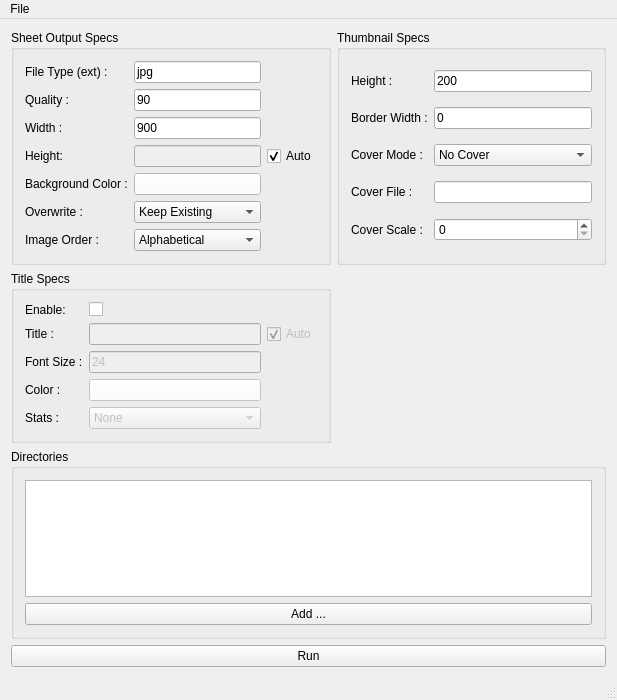
<?xml version="1.0" encoding="UTF-8"?>
<ui version="4.0">
 <class>mc_main</class>
 <widget class="QMainWindow" name="mc_main">
  <property name="geometry">
   <rect>
    <x>0</x>
    <y>0</y>
    <width>617</width>
    <height>700</height>
   </rect>
  </property>
  <property name="windowTitle">
   <string>Make Contact Sheet(s)</string>
  </property>
  <widget class="QWidget" name="centralWidget">
   <layout class="QGridLayout" name="gridLayout_4">
    <item row="0" column="0">
     <widget class="QGroupBox" name="sheetBox">
      <property name="sizePolicy">
       <sizepolicy hsizetype="Minimum" vsizetype="Preferred">
        <horstretch>0</horstretch>
        <verstretch>0</verstretch>
       </sizepolicy>
      </property>
      <property name="title">
       <string>Sheet Output Specs</string>
      </property>
      <layout class="QGridLayout" name="gridLayout">
       <item row="1" column="0">
        <widget class="QLabel" name="fileQualL">
         <property name="text">
          <string>Quality :</string>
         </property>
        </widget>
       </item>
       <item row="7" column="1">
        <widget class="QComboBox" name="fileOrderC">
         <item>
          <property name="text">
           <string>Alphabetical</string>
          </property>
         </item>
         <item>
          <property name="text">
           <string>Random</string>
          </property>
         </item>
        </widget>
       </item>
       <item row="2" column="0">
        <widget class="QLabel" name="fileWidthL">
         <property name="text">
          <string>Width :</string>
         </property>
        </widget>
       </item>
       <item row="3" column="1">
        <widget class="QLineEdit" name="fileHeightE">
         <property name="enabled">
          <bool>false</bool>
         </property>
         <property name="text">
          <string/>
         </property>
        </widget>
       </item>
       <item row="1" column="1">
        <widget class="QLineEdit" name="fileQualE">
         <property name="accessibleDescription">
          <string>File type/extension to use for sheet</string>
         </property>
         <property name="text">
          <string>90</string>
         </property>
        </widget>
       </item>
       <item row="6" column="0">
        <widget class="QLabel" name="fileOverwriteL">
         <property name="text">
          <string>Overwrite :</string>
         </property>
        </widget>
       </item>
       <item row="3" column="2">
        <widget class="QCheckBox" name="fileHeightT">
         <property name="text">
          <string>Auto</string>
         </property>
         <property name="checked">
          <bool>true</bool>
         </property>
        </widget>
       </item>
       <item row="7" column="0">
        <widget class="QLabel" name="fileOrderL">
         <property name="text">
          <string>Image Order :</string>
         </property>
        </widget>
       </item>
       <item row="0" column="1">
        <widget class="QLineEdit" name="fileExtE">
         <property name="accessibleDescription">
          <string>File type/extension to use for sheet</string>
         </property>
         <property name="text">
          <string>jpg</string>
         </property>
        </widget>
       </item>
       <item row="2" column="1">
        <widget class="QLineEdit" name="fileWidthE">
         <property name="text">
          <string>900</string>
         </property>
        </widget>
       </item>
       <item row="4" column="0">
        <widget class="QLabel" name="fileBackgroundL">
         <property name="text">
          <string>Background Color :</string>
         </property>
        </widget>
       </item>
       <item row="3" column="0">
        <widget class="QLabel" name="fileHeightL">
         <property name="text">
          <string>Height:</string>
         </property>
        </widget>
       </item>
       <item row="0" column="0">
        <widget class="QLabel" name="fileExtL">
         <property name="text">
          <string>File Type (ext) :</string>
         </property>
        </widget>
       </item>
       <item row="6" column="1">
        <widget class="QComboBox" name="fileOverwriteC">
         <item>
          <property name="text">
           <string>Keep Existing</string>
          </property>
         </item>
         <item>
          <property name="text">
           <string>Overwrite Existing</string>
          </property>
         </item>
        </widget>
       </item>
       <item row="4" column="1">
        <widget class="QPushButton" name="fileBackgroundB">
         <property name="palette">
          <palette>
           <active>
            <colorrole role="WindowText">
             <brush brushstyle="SolidPattern">
              <color alpha="255">
               <red>0</red>
               <green>0</green>
               <blue>0</blue>
              </color>
             </brush>
            </colorrole>
            <colorrole role="Button">
             <brush brushstyle="SolidPattern">
              <color alpha="255">
               <red>255</red>
               <green>255</green>
               <blue>255</blue>
              </color>
             </brush>
            </colorrole>
            <colorrole role="Light">
             <brush brushstyle="SolidPattern">
              <color alpha="255">
               <red>255</red>
               <green>255</green>
               <blue>255</blue>
              </color>
             </brush>
            </colorrole>
            <colorrole role="Midlight">
             <brush brushstyle="SolidPattern">
              <color alpha="255">
               <red>255</red>
               <green>255</green>
               <blue>255</blue>
              </color>
             </brush>
            </colorrole>
            <colorrole role="Dark">
             <brush brushstyle="SolidPattern">
              <color alpha="255">
               <red>127</red>
               <green>127</green>
               <blue>127</blue>
              </color>
             </brush>
            </colorrole>
            <colorrole role="Mid">
             <brush brushstyle="SolidPattern">
              <color alpha="255">
               <red>170</red>
               <green>170</green>
               <blue>170</blue>
              </color>
             </brush>
            </colorrole>
            <colorrole role="Text">
             <brush brushstyle="SolidPattern">
              <color alpha="255">
               <red>0</red>
               <green>0</green>
               <blue>0</blue>
              </color>
             </brush>
            </colorrole>
            <colorrole role="BrightText">
             <brush brushstyle="SolidPattern">
              <color alpha="255">
               <red>255</red>
               <green>255</green>
               <blue>255</blue>
              </color>
             </brush>
            </colorrole>
            <colorrole role="ButtonText">
             <brush brushstyle="SolidPattern">
              <color alpha="255">
               <red>0</red>
               <green>0</green>
               <blue>0</blue>
              </color>
             </brush>
            </colorrole>
            <colorrole role="Base">
             <brush brushstyle="SolidPattern">
              <color alpha="255">
               <red>255</red>
               <green>255</green>
               <blue>255</blue>
              </color>
             </brush>
            </colorrole>
            <colorrole role="Window">
             <brush brushstyle="SolidPattern">
              <color alpha="255">
               <red>255</red>
               <green>255</green>
               <blue>255</blue>
              </color>
             </brush>
            </colorrole>
            <colorrole role="Shadow">
             <brush brushstyle="SolidPattern">
              <color alpha="255">
               <red>0</red>
               <green>0</green>
               <blue>0</blue>
              </color>
             </brush>
            </colorrole>
            <colorrole role="AlternateBase">
             <brush brushstyle="SolidPattern">
              <color alpha="255">
               <red>255</red>
               <green>255</green>
               <blue>255</blue>
              </color>
             </brush>
            </colorrole>
            <colorrole role="ToolTipBase">
             <brush brushstyle="SolidPattern">
              <color alpha="255">
               <red>255</red>
               <green>255</green>
               <blue>220</blue>
              </color>
             </brush>
            </colorrole>
            <colorrole role="ToolTipText">
             <brush brushstyle="SolidPattern">
              <color alpha="255">
               <red>0</red>
               <green>0</green>
               <blue>0</blue>
              </color>
             </brush>
            </colorrole>
           </active>
           <inactive>
            <colorrole role="WindowText">
             <brush brushstyle="SolidPattern">
              <color alpha="255">
               <red>0</red>
               <green>0</green>
               <blue>0</blue>
              </color>
             </brush>
            </colorrole>
            <colorrole role="Button">
             <brush brushstyle="SolidPattern">
              <color alpha="255">
               <red>255</red>
               <green>255</green>
               <blue>255</blue>
              </color>
             </brush>
            </colorrole>
            <colorrole role="Light">
             <brush brushstyle="SolidPattern">
              <color alpha="255">
               <red>255</red>
               <green>255</green>
               <blue>255</blue>
              </color>
             </brush>
            </colorrole>
            <colorrole role="Midlight">
             <brush brushstyle="SolidPattern">
              <color alpha="255">
               <red>255</red>
               <green>255</green>
               <blue>255</blue>
              </color>
             </brush>
            </colorrole>
            <colorrole role="Dark">
             <brush brushstyle="SolidPattern">
              <color alpha="255">
               <red>127</red>
               <green>127</green>
               <blue>127</blue>
              </color>
             </brush>
            </colorrole>
            <colorrole role="Mid">
             <brush brushstyle="SolidPattern">
              <color alpha="255">
               <red>170</red>
               <green>170</green>
               <blue>170</blue>
              </color>
             </brush>
            </colorrole>
            <colorrole role="Text">
             <brush brushstyle="SolidPattern">
              <color alpha="255">
               <red>0</red>
               <green>0</green>
               <blue>0</blue>
              </color>
             </brush>
            </colorrole>
            <colorrole role="BrightText">
             <brush brushstyle="SolidPattern">
              <color alpha="255">
               <red>255</red>
               <green>255</green>
               <blue>255</blue>
              </color>
             </brush>
            </colorrole>
            <colorrole role="ButtonText">
             <brush brushstyle="SolidPattern">
              <color alpha="255">
               <red>0</red>
               <green>0</green>
               <blue>0</blue>
              </color>
             </brush>
            </colorrole>
            <colorrole role="Base">
             <brush brushstyle="SolidPattern">
              <color alpha="255">
               <red>255</red>
               <green>255</green>
               <blue>255</blue>
              </color>
             </brush>
            </colorrole>
            <colorrole role="Window">
             <brush brushstyle="SolidPattern">
              <color alpha="255">
               <red>255</red>
               <green>255</green>
               <blue>255</blue>
              </color>
             </brush>
            </colorrole>
            <colorrole role="Shadow">
             <brush brushstyle="SolidPattern">
              <color alpha="255">
               <red>0</red>
               <green>0</green>
               <blue>0</blue>
              </color>
             </brush>
            </colorrole>
            <colorrole role="AlternateBase">
             <brush brushstyle="SolidPattern">
              <color alpha="255">
               <red>255</red>
               <green>255</green>
               <blue>255</blue>
              </color>
             </brush>
            </colorrole>
            <colorrole role="ToolTipBase">
             <brush brushstyle="SolidPattern">
              <color alpha="255">
               <red>255</red>
               <green>255</green>
               <blue>220</blue>
              </color>
             </brush>
            </colorrole>
            <colorrole role="ToolTipText">
             <brush brushstyle="SolidPattern">
              <color alpha="255">
               <red>0</red>
               <green>0</green>
               <blue>0</blue>
              </color>
             </brush>
            </colorrole>
           </inactive>
           <disabled>
            <colorrole role="WindowText">
             <brush brushstyle="SolidPattern">
              <color alpha="255">
               <red>127</red>
               <green>127</green>
               <blue>127</blue>
              </color>
             </brush>
            </colorrole>
            <colorrole role="Button">
             <brush brushstyle="SolidPattern">
              <color alpha="255">
               <red>255</red>
               <green>255</green>
               <blue>255</blue>
              </color>
             </brush>
            </colorrole>
            <colorrole role="Light">
             <brush brushstyle="SolidPattern">
              <color alpha="255">
               <red>255</red>
               <green>255</green>
               <blue>255</blue>
              </color>
             </brush>
            </colorrole>
            <colorrole role="Midlight">
             <brush brushstyle="SolidPattern">
              <color alpha="255">
               <red>255</red>
               <green>255</green>
               <blue>255</blue>
              </color>
             </brush>
            </colorrole>
            <colorrole role="Dark">
             <brush brushstyle="SolidPattern">
              <color alpha="255">
               <red>127</red>
               <green>127</green>
               <blue>127</blue>
              </color>
             </brush>
            </colorrole>
            <colorrole role="Mid">
             <brush brushstyle="SolidPattern">
              <color alpha="255">
               <red>170</red>
               <green>170</green>
               <blue>170</blue>
              </color>
             </brush>
            </colorrole>
            <colorrole role="Text">
             <brush brushstyle="SolidPattern">
              <color alpha="255">
               <red>127</red>
               <green>127</green>
               <blue>127</blue>
              </color>
             </brush>
            </colorrole>
            <colorrole role="BrightText">
             <brush brushstyle="SolidPattern">
              <color alpha="255">
               <red>255</red>
               <green>255</green>
               <blue>255</blue>
              </color>
             </brush>
            </colorrole>
            <colorrole role="ButtonText">
             <brush brushstyle="SolidPattern">
              <color alpha="255">
               <red>127</red>
               <green>127</green>
               <blue>127</blue>
              </color>
             </brush>
            </colorrole>
            <colorrole role="Base">
             <brush brushstyle="SolidPattern">
              <color alpha="255">
               <red>255</red>
               <green>255</green>
               <blue>255</blue>
              </color>
             </brush>
            </colorrole>
            <colorrole role="Window">
             <brush brushstyle="SolidPattern">
              <color alpha="255">
               <red>255</red>
               <green>255</green>
               <blue>255</blue>
              </color>
             </brush>
            </colorrole>
            <colorrole role="Shadow">
             <brush brushstyle="SolidPattern">
              <color alpha="255">
               <red>0</red>
               <green>0</green>
               <blue>0</blue>
              </color>
             </brush>
            </colorrole>
            <colorrole role="AlternateBase">
             <brush brushstyle="SolidPattern">
              <color alpha="255">
               <red>255</red>
               <green>255</green>
               <blue>255</blue>
              </color>
             </brush>
            </colorrole>
            <colorrole role="ToolTipBase">
             <brush brushstyle="SolidPattern">
              <color alpha="255">
               <red>255</red>
               <green>255</green>
               <blue>220</blue>
              </color>
             </brush>
            </colorrole>
            <colorrole role="ToolTipText">
             <brush brushstyle="SolidPattern">
              <color alpha="255">
               <red>0</red>
               <green>0</green>
               <blue>0</blue>
              </color>
             </brush>
            </colorrole>
           </disabled>
          </palette>
         </property>
         <property name="text">
          <string/>
         </property>
        </widget>
       </item>
      </layout>
     </widget>
    </item>
    <item row="0" column="1">
     <widget class="QGroupBox" name="thumbBox">
      <property name="sizePolicy">
       <sizepolicy hsizetype="MinimumExpanding" vsizetype="MinimumExpanding">
        <horstretch>0</horstretch>
        <verstretch>0</verstretch>
       </sizepolicy>
      </property>
      <property name="title">
       <string>Thumbnail Specs</string>
      </property>
      <layout class="QGridLayout" name="gridLayout_2">
       <item row="0" column="0">
        <widget class="QLabel" name="thumbHeightL">
         <property name="text">
          <string>Height :</string>
         </property>
        </widget>
       </item>
       <item row="0" column="1">
        <widget class="QLineEdit" name="thumbHeightE">
         <property name="accessibleDescription">
          <string>File type/extension to use for sheet</string>
         </property>
         <property name="text">
          <string>200</string>
         </property>
        </widget>
       </item>
       <item row="1" column="0">
        <widget class="QLabel" name="thumbBorderL">
         <property name="text">
          <string>Border Width :</string>
         </property>
        </widget>
       </item>
       <item row="1" column="1">
        <widget class="QLineEdit" name="thumbBorderE">
         <property name="accessibleDescription">
          <string>File type/extension to use for sheet</string>
         </property>
         <property name="text">
          <string>0</string>
         </property>
        </widget>
       </item>
       <item row="2" column="0">
        <widget class="QLabel" name="thumbCoverModeL">
         <property name="text">
          <string>Cover Mode :</string>
         </property>
        </widget>
       </item>
       <item row="2" column="1">
        <widget class="QComboBox" name="thumbCoverModeC">
         <item>
          <property name="text">
           <string>No Cover</string>
          </property>
         </item>
         <item>
          <property name="text">
           <string>Automatic Detection</string>
          </property>
         </item>
         <item>
          <property name="text">
           <string>Explicit File Name</string>
          </property>
         </item>
        </widget>
       </item>
       <item row="3" column="0">
        <widget class="QLabel" name="thumbCoverL">
         <property name="text">
          <string>Cover File :</string>
         </property>
        </widget>
       </item>
       <item row="3" column="1">
        <widget class="QLineEdit" name="thumbCoverE">
         <property name="accessibleDescription">
          <string>File type/extension to use for sheet</string>
         </property>
         <property name="text">
          <string/>
         </property>
        </widget>
       </item>
       <item row="4" column="0">
        <widget class="QLabel" name="thumbCoverScaleL">
         <property name="text">
          <string>Cover Scale :</string>
         </property>
        </widget>
       </item>
       <item row="4" column="1">
        <widget class="QSpinBox" name="thumbCoverScaleS">
         <property name="maximum">
          <number>10</number>
         </property>
        </widget>
       </item>
      </layout>
     </widget>
    </item>
    <item row="1" column="0">
     <widget class="QGroupBox" name="titleBox">
      <property name="sizePolicy">
       <sizepolicy hsizetype="Minimum" vsizetype="Minimum">
        <horstretch>0</horstretch>
        <verstretch>0</verstretch>
       </sizepolicy>
      </property>
      <property name="title">
       <string>Title Specs</string>
      </property>
      <layout class="QGridLayout" name="gridLayout_3">
       <item row="1" column="2">
        <widget class="QCheckBox" name="titleT">
         <property name="enabled">
          <bool>false</bool>
         </property>
         <property name="text">
          <string>Auto</string>
         </property>
         <property name="checked">
          <bool>true</bool>
         </property>
        </widget>
       </item>
       <item row="2" column="1">
        <widget class="QLineEdit" name="titleSizeE">
         <property name="enabled">
          <bool>false</bool>
         </property>
         <property name="accessibleDescription">
          <string>File type/extension to use for sheet</string>
         </property>
         <property name="text">
          <string>24</string>
         </property>
        </widget>
       </item>
       <item row="1" column="0">
        <widget class="QLabel" name="titleL">
         <property name="text">
          <string>Title :</string>
         </property>
        </widget>
       </item>
       <item row="5" column="1">
        <widget class="QComboBox" name="titleStatsC">
         <property name="enabled">
          <bool>false</bool>
         </property>
         <item>
          <property name="text">
           <string>None</string>
          </property>
         </item>
         <item>
          <property name="text">
           <string>Image Size and Counts</string>
          </property>
         </item>
        </widget>
       </item>
       <item row="1" column="1">
        <widget class="QLineEdit" name="titleE">
         <property name="enabled">
          <bool>false</bool>
         </property>
         <property name="accessibleDescription">
          <string>File type/extension to use for sheet</string>
         </property>
         <property name="text">
          <string/>
         </property>
        </widget>
       </item>
       <item row="0" column="1">
        <widget class="QCheckBox" name="titleEnableC">
         <property name="text">
          <string/>
         </property>
        </widget>
       </item>
       <item row="0" column="0">
        <widget class="QLabel" name="titleEnableL">
         <property name="text">
          <string>Enable:</string>
         </property>
        </widget>
       </item>
       <item row="5" column="0">
        <widget class="QLabel" name="titleStatsL">
         <property name="text">
          <string>Stats :</string>
         </property>
        </widget>
       </item>
       <item row="3" column="0">
        <widget class="QLabel" name="titleColorL">
         <property name="text">
          <string>Color :</string>
         </property>
        </widget>
       </item>
       <item row="2" column="0">
        <widget class="QLabel" name="titleSizeL">
         <property name="text">
          <string>Font Size :</string>
         </property>
        </widget>
       </item>
       <item row="3" column="1">
        <widget class="QPushButton" name="titleColorB">
         <property name="enabled">
          <bool>false</bool>
         </property>
         <property name="palette">
          <palette>
           <active>
            <colorrole role="Button">
             <brush brushstyle="SolidPattern">
              <color alpha="255">
               <red>255</red>
               <green>255</green>
               <blue>255</blue>
              </color>
             </brush>
            </colorrole>
           </active>
           <inactive>
            <colorrole role="Button">
             <brush brushstyle="SolidPattern">
              <color alpha="255">
               <red>255</red>
               <green>255</green>
               <blue>255</blue>
              </color>
             </brush>
            </colorrole>
           </inactive>
           <disabled>
            <colorrole role="Button">
             <brush brushstyle="SolidPattern">
              <color alpha="255">
               <red>255</red>
               <green>255</green>
               <blue>255</blue>
              </color>
             </brush>
            </colorrole>
           </disabled>
          </palette>
         </property>
         <property name="text">
          <string/>
         </property>
        </widget>
       </item>
      </layout>
     </widget>
    </item>
    <item row="2" column="0" colspan="2">
     <widget class="QGroupBox" name="dirsBox">
      <property name="sizePolicy">
       <sizepolicy hsizetype="Preferred" vsizetype="Preferred">
        <horstretch>0</horstretch>
        <verstretch>10</verstretch>
       </sizepolicy>
      </property>
      <property name="title">
       <string>Directories</string>
      </property>
      <layout class="QVBoxLayout" name="verticalLayout">
       <item>
        <widget class="DirsList" name="dirsL">
         <property name="acceptDrops">
          <bool>true</bool>
         </property>
         <property name="editTriggers">
          <set>QAbstractItemView::AnyKeyPressed|QAbstractItemView::DoubleClicked|QAbstractItemView::EditKeyPressed</set>
         </property>
         <property name="dragEnabled">
          <bool>true</bool>
         </property>
        </widget>
       </item>
       <item>
        <widget class="QPushButton" name="dirsAddB">
         <property name="text">
          <string>Add ...</string>
         </property>
        </widget>
       </item>
      </layout>
     </widget>
    </item>
    <item row="3" column="0" colspan="2">
     <widget class="QPushButton" name="runB">
      <property name="text">
       <string>Run</string>
      </property>
     </widget>
    </item>
   </layout>
  </widget>
  <widget class="QMenuBar" name="menuBar">
   <property name="geometry">
    <rect>
     <x>0</x>
     <y>0</y>
     <width>617</width>
     <height>23</height>
    </rect>
   </property>
   <widget class="QMenu" name="menuFile">
    <property name="title">
     <string>File</string>
    </property>
    <addaction name="actionLoad_Config"/>
    <addaction name="actionSave_Config"/>
    <addaction name="separator"/>
    <addaction name="actionQuit"/>
   </widget>
   <addaction name="menuFile"/>
  </widget>
  <widget class="QStatusBar" name="statusBar"/>
  <action name="actionQuit">
   <property name="text">
    <string>Quit</string>
   </property>
  </action>
  <action name="actionSave_Config">
   <property name="text">
    <string>Save Config</string>
   </property>
  </action>
  <action name="actionLoad_Config">
   <property name="text">
    <string>Load Config</string>
   </property>
  </action>
 </widget>
 <layoutdefault spacing="6" margin="11"/>
 <customwidgets>
  <customwidget>
   <class>DirsList</class>
   <extends>QListWidget</extends>
   <header>DirsList</header>
  </customwidget>
 </customwidgets>
 <resources/>
 <connections>
  <connection>
   <sender>actionQuit</sender>
   <signal>activated()</signal>
   <receiver>mc_main</receiver>
   <slot>close()</slot>
   <hints>
    <hint type="sourcelabel">
     <x>-1</x>
     <y>-1</y>
    </hint>
    <hint type="destinationlabel">
     <x>308</x>
     <y>471</y>
    </hint>
   </hints>
  </connection>
 </connections>
</ui>
